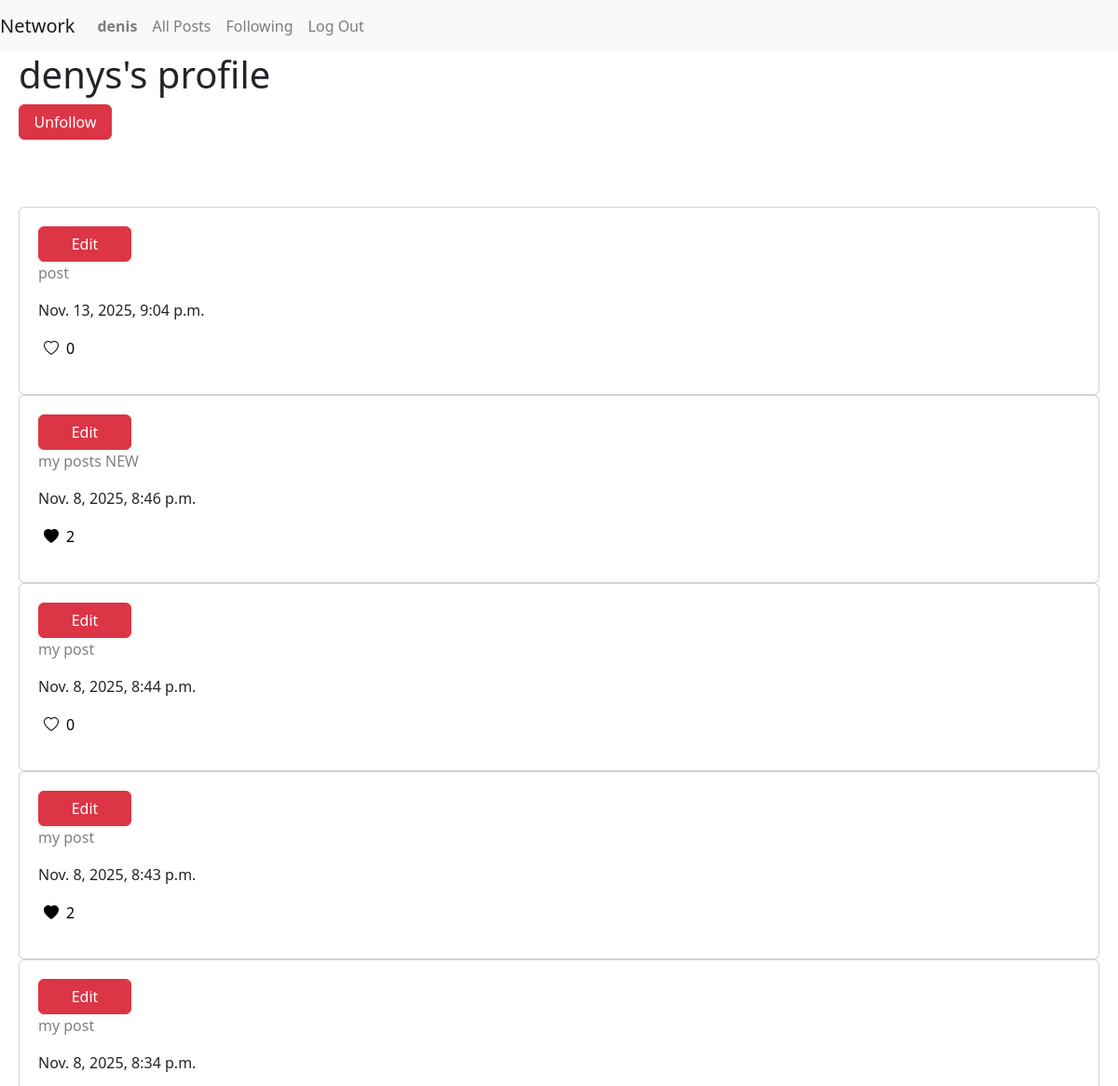
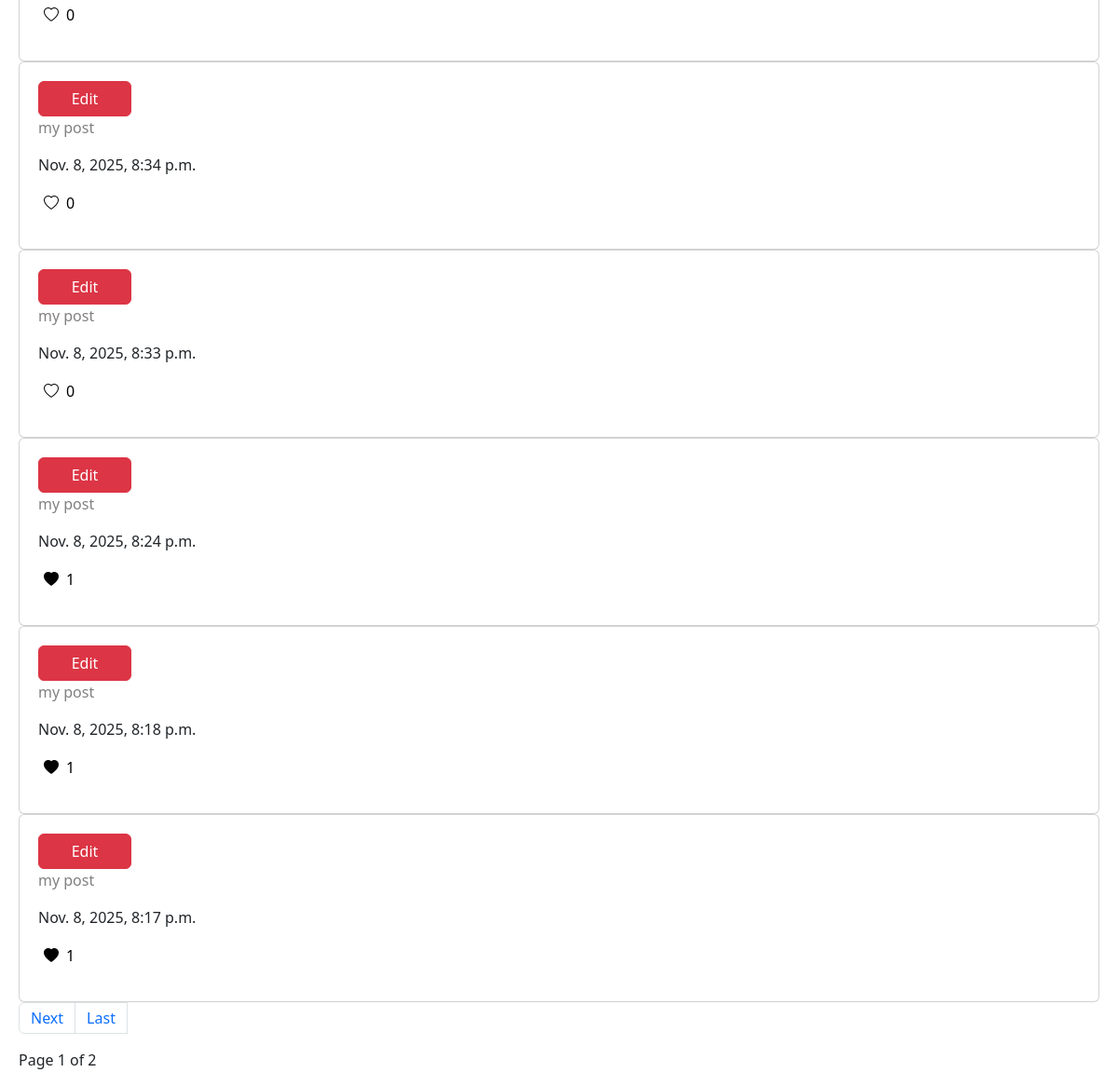
/profile/3/ (signed in), run on the app's committed database (2 pictures, top to bottom).
### network/models.py (models this page shows, shortened)
class User(AbstractUser):
    pass

class Post(models.Model):
    creator = models.ForeignKey(User, on_delete=models.CASCADE)
    post_text = models.TextField()
    date = models.DateTimeField(auto_now_add=True)

### network/views.py (the view)
# urls.py: path("profile/<int:creator_id>/", views.profile, name="profile")
def profile(request, creator_id):
    if not request.user.is_authenticated:
        return render(request, 'network/register.html')
    creator = User.objects.get(pk=creator_id)
    posts = Post.objects.filter(creator=creator_id).order_by('-date')
    user_liked_posts = list(request.user.user_likes.values_list("post_id", flat=True))
    is_following = UserFollow.objects.filter(user=request.user, user_following=creator).exists()
    pagination = Paginator(posts, 10)
    page_number = request.GET.get('page')
    page_obj = pagination.get_page(page_number)
    return render(request, 'network/profile.html', {'is_following': is_following, 'creator_id': creator_id, 'creator': creator, 'user_liked_posts': user_liked_posts, "page_obj": page_obj})

### network/templates/network/profile.html (shortened to what this page needs)
{% extends "network/layout.html" %}
{% load static %}
{% block body %}
<div>
    {% if creator %}
    <div>
        <div style="display:flex; flex-direction: column;">
            <h1>{{creator}}'s profile</h1>
            {% if request.user != creator %}
            {% if is_following %}
            <button class="btn btn-danger" id="follow" style="width: 100px;" data-following-user-id="{{creator_id}}"
                data-logged-user-id="{{request.user.id}}">Unfollow</button>
            {% else %}
            <button class="btn btn-primary" id="follow" style="width: 100px;" data-following-user-id="{{creator_id}}"
                data-logged-user-id="{{request.user.id}}">Follow</button>
            {% endif %}
            {% else %}
            <button type="button" class="btn btn-secondary" style="width: 100px;" disabled>My profile</button>
            {% endif %}
        </div>
        <br><br><br>
        {% if page_obj %}
        {% for post in page_obj %}
        <div class="card" style="padding:20px;">
            <button class="btn btn-danger edit-btn" style="width: 100px;" data-post-id="{{post.id}}">Edit</button>
            <div data-block1-id="{{post.id}}" class="bl-1">
                <p class="card-text" id="txt" style="color: gray">{{post.post_text}}</p>
                <p class="">{{post.date}}</p>
                <button type="button" data-creator-id="{{request.user.id}}" data-like-post-id="{{post.id}}"
                    class="d-flex like-btn" style="background-color: white; border:none">
                    {% if post.id in user_liked_posts %}
                    <i class="bi bi-heart-fill"></i>
                    {% else %}
                    <i class="bi bi-heart"></i>
                    {% endif %}
                    <p class="like_count ml-2">{{post.post_likes.count }}</p>
                </button>
            </div>
        </div>
        {% endfor %}
        <nav aria-label="Page navigation example">
            <ul class="pagination">
                {% if page_obj.has_next %}
                <li class="page-item"><a class="page-link" href="?page={{page_obj.next_page_number}}">Next</a></li>
                <li class="page-item"><a class="page-link" href="?page={{page_obj.paginator.num_pages}}">Last</a></li>
                {% endif %}
                <br>
            </ul>
        </nav>
        <p class="current">
            Page {{page_obj.number}} of {{page_obj.paginator.num_pages}}
        </p>
        {% else %}
        <p>No posts are available yet</p>
        {% endif%}
    </div>
    {% else %}
    <p>User does not exist</p>
    {% endif %}
</div>
{% endblock%}

### network/templates/network/layout.html (shortened to what this page needs)
<!DOCTYPE html>
<html lang="en">
<head>
    <link rel="stylesheet" href="https://stackpath.bootstrapcdn.com/bootstrap/4.4.1/css/bootstrap.min.css"
>
    <link href="https://cdn.jsdelivr.net/npm/bootstrap@5.3.3/dist/css/bootstrap.min.css" rel="stylesheet">
    <link rel="stylesheet" href="https://cdn.jsdelivr.net/npm/bootstrap-icons@1.11.3/font/bootstrap-icons.min.css" />
</head>
<body>
    <nav class="navbar navbar-expand-lg navbar-light bg-light">
        <a class="navbar-brand" href="">Network</a>
        <div>
            <ul class="navbar-nav mr-auto">
                {% if user.is_authenticated %}
                <li class="nav-item">
                    <a class="nav-link" href="#"><strong>{{ user.username }}</strong></a>
                </li>
                {% endif %}
                <li class="nav-item">
                    <a class="nav-link" href="{% url 'posts' %}">All Posts</a>
                </li>
                {% if user.is_authenticated %}
                <li class="nav-item">
                    <a class="nav-link" href="{% url 'follow' %}">Following</a>
                </li>
                <li class="nav-item">
                    <a class="nav-link" href="{% url 'logout' %}">Log Out</a>
                </li>
                {% endif %}
            </ul>
        </div>
    </nav>
    <div class="body" style="padding-left: 20px; padding-right: 20px;">
        {% block body %}
        {% endblock %}
    </div>
</body>
</html>

### data on the page
User: username "denis"
User: username "denys"
Post: post_text "post", date "Nov. 13, 2025, 9:04 p.m.", post_likes.count "0"
Post: post_text "my posts NEW", date "Nov. 8, 2025, 8:46 p.m.", post_likes.count "2"
Post: post_text "my post", date "Nov. 8, 2025, 8:44 p.m.", post_likes.count "0"
Post: post_text "my post", date "Nov. 8, 2025, 8:43 p.m.", post_likes.count "2"
Post: post_text "my post", date "Nov. 8, 2025, 8:34 p.m.", post_likes.count "0"
Post: post_text "my post", date "Nov. 8, 2025, 8:34 p.m.", post_likes.count "0"
Post: post_text "my post", date "Nov. 8, 2025, 8:33 p.m.", post_likes.count "0"
Post: post_text "my post", date "Nov. 8, 2025, 8:24 p.m.", post_likes.count "1"
Post: post_text "my post", date "Nov. 8, 2025, 8:18 p.m.", post_likes.count "1"
Post: post_text "my post", date "Nov. 8, 2025, 8:17 p.m.", post_likes.count "1"

### other printed values
{{ page_obj.number }} "1"
{{ page_obj.paginator.num_pages }} "2"
